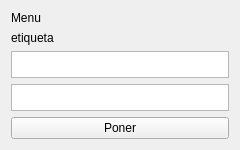
<?xml version="1.0" encoding="UTF-8"?>
<ui version="4.0">
 <class>itemtexto</class>
 <widget class="QWidget" name="itemtexto">
  <property name="geometry">
   <rect>
    <x>0</x>
    <y>0</y>
    <width>240</width>
    <height>150</height>
   </rect>
  </property>
  <property name="sizePolicy">
   <sizepolicy hsizetype="Expanding" vsizetype="Expanding">
    <horstretch>0</horstretch>
    <verstretch>0</verstretch>
   </sizepolicy>
  </property>
  <property name="minimumSize">
   <size>
    <width>200</width>
    <height>150</height>
   </size>
  </property>
  <property name="windowTitle">
   <string>Form</string>
  </property>
  <layout class="QVBoxLayout" name="verticalLayout">
   <item>
    <widget class="QLabel" name="menu">
     <property name="text">
      <string>Menu</string>
     </property>
    </widget>
   </item>
   <item>
    <widget class="QLabel" name="etiqueta">
     <property name="text">
      <string>etiqueta</string>
     </property>
    </widget>
   </item>
   <item>
    <widget class="QPlainTextEdit" name="valor">
     <property name="inputMethodHints">
      <set>Qt::ImhNone</set>
     </property>
     <property name="verticalScrollBarPolicy">
      <enum>Qt::ScrollBarAlwaysOff</enum>
     </property>
     <property name="horizontalScrollBarPolicy">
      <enum>Qt::ScrollBarAlwaysOff</enum>
     </property>
     <property name="readOnly">
      <bool>true</bool>
     </property>
    </widget>
   </item>
   <item>
    <widget class="QPlainTextEdit" name="nuevovalor">
     <property name="verticalScrollBarPolicy">
      <enum>Qt::ScrollBarAlwaysOff</enum>
     </property>
     <property name="horizontalScrollBarPolicy">
      <enum>Qt::ScrollBarAlwaysOff</enum>
     </property>
    </widget>
   </item>
   <item>
    <widget class="QPushButton" name="poner">
     <property name="text">
      <string>Poner</string>
     </property>
    </widget>
   </item>
  </layout>
 </widget>
 <resources/>
 <connections/>
</ui>
